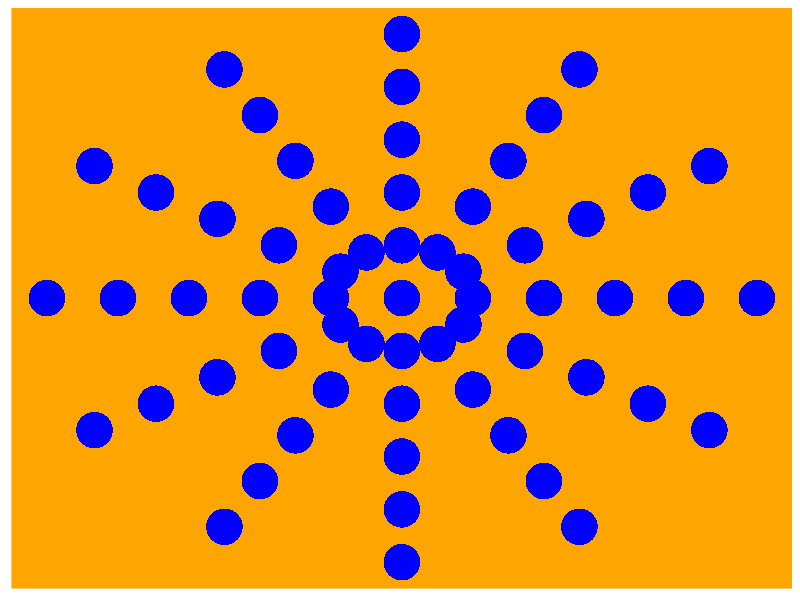
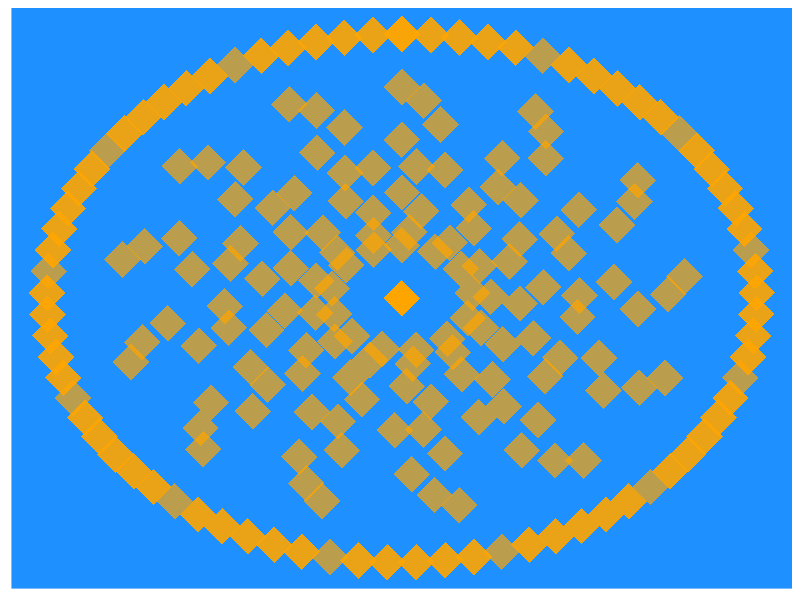
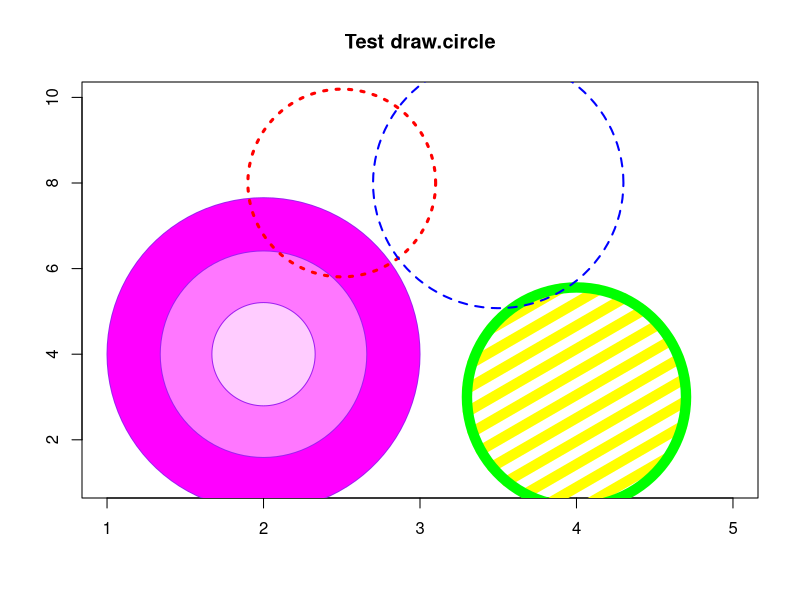
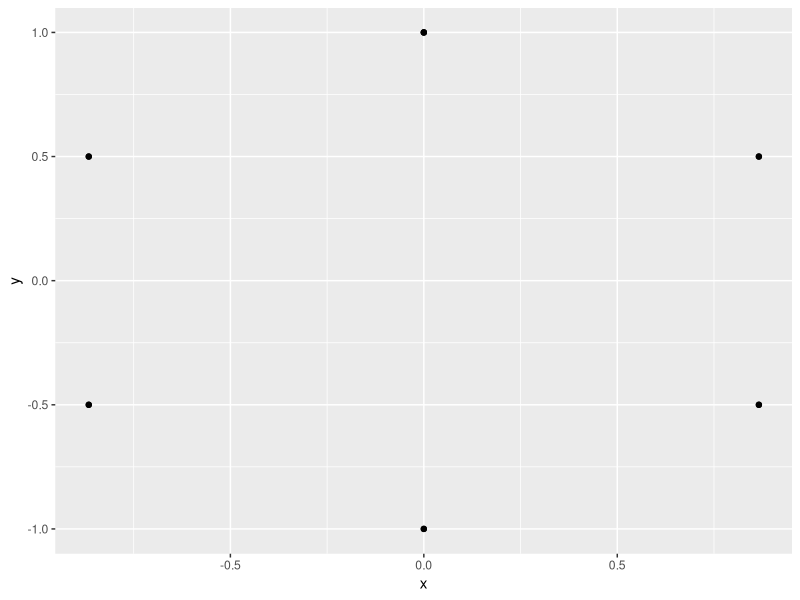
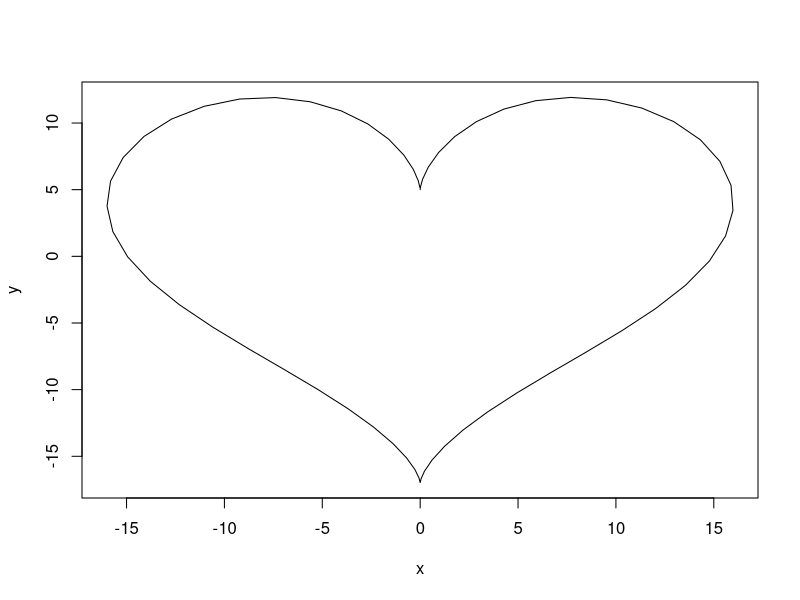
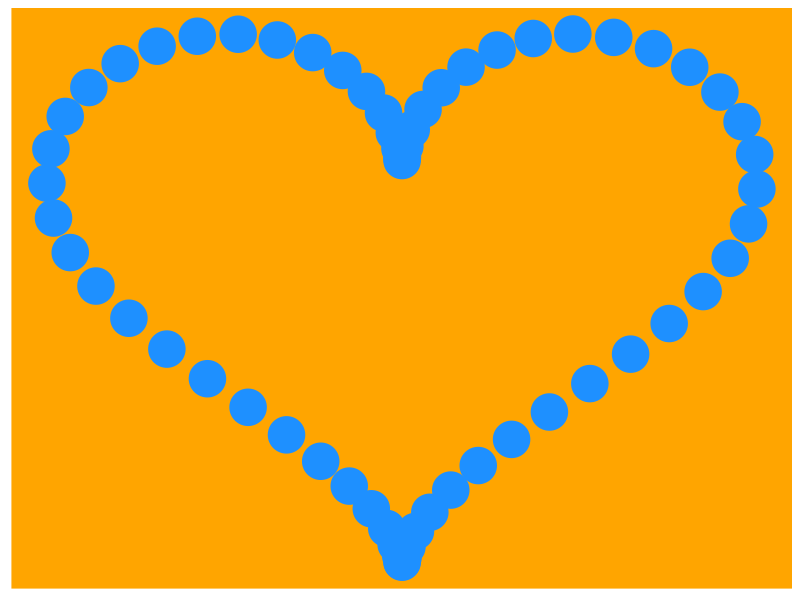

Here is the R script that generated these plots, in order:
library(ggplot2)


#set number of beginning stitches and rounds
beginning_stitches <- 12
rounds <- 5
spokes <- seq(0, 2*pi, length.out = beginning_stitches + 1)
#set coordinates for spokes
x <- sin(spokes)
y <- cos(spokes)
xy <- data.frame(spokes, x, y)

xs <- c()
ys <- c()
for(i in 1:nrow(xy)) {
  new_x <- seq(0, xy$x[i], length.out = rounds + 1)
  xs <- c(xs, new_x)
  new_y <- seq(0, xy$y[i], length.out = rounds + 1)
  ys <- c(ys, new_y)
}
xs <- c(xs, x)
ys <- c(ys, y)
xy2 <- data.frame(xs, ys)  

q <- ggplot(xy2, aes(xs, ys))
q +  geom_point(size = 12, alpha = 1, color = "blue", shape = 16) +
  theme(panel.grid = element_blank(), panel.background = element_rect(fill = "orange"),
        axis.text = element_blank(), axis.ticks = element_blank(), axis.title = element_blank(),
        legend.position = "none")







#try this again with all stitches

#set number of spokes
#set number of spokes
beginning_stitches <- 12

rounds <- 5
spokes <- seq(0, 2*pi, length.out = (beginning_stitches + 1) *
                (rounds + 1))
#set coordinates for spokes
x <- sin(spokes)
y <- cos(spokes)
def <- data.frame(spokes, x, y)

xs <- c()
ys <- c()
for(i in 1:nrow(def)) {
  quest <- ((i - 1) %% (rounds + 1)) 
  l_out <- (rounds + 1) - quest
  new_x <- seq(0, def$x[i], length.out = l_out)
  xs <- c(xs, new_x)
  new_y <- seq(0, def$y[i], length.out = l_out)
  ys <- c(ys, new_y)
}
xs <- c(xs, x)
ys <- c(ys, y)
def1 <- data.frame(xs, ys)  

q <- ggplot(def1, aes(xs, ys))
q +  geom_point(size = 12, alpha = 0.7, color = "orange", shape = 18) +
  theme(panel.grid = element_blank(), panel.background = element_rect(fill = "#1E90FF"),
        axis.text = element_blank(), axis.ticks = element_blank(), axis.title = element_blank(),
        legend.position = "none")

quests <- c()
for(i in 1:61) {
  qw <- (i - 1) %% (rounds + 1)
  quests <- c(quests, qw)
}
numz <- (rounds + 1) - quests 
35 %% (rounds + 1)



test <- xy$x ^ 2 + xy$y ^2
test2 <- xy2$xs ^2 + xy2$ys

library(plotrix)

plot(1:5,seq(1,10,length=5),type="n",xlab="",ylab="",main="Test draw.circle")
draw.circle(2,4,c(1,0.66,0.33),border="purple",
            col=c("#ff00ff","#ff77ff","#ffccff"),lty=1,lwd=1)
draw.circle(2.5,8,0.6,border="red",lty=3,lwd=3)
draw.circle(4,3,0.7,border="green",col="yellow",lty=1,
            density=5,angle=30,lwd=10)
draw.circle(3.5,8,0.8,border="blue",lty=2,lwd=2)



#set number of beginning stitches and rounds
beginning_stitches <- 12
rounds <- 5
radiuz <- 2
newspokes <- seq(0, 2*pi*radiuz, length.out = beginning_stitches + 1)
#set coordinates for spokes
x <- sin(newspokes)
y <- cos(newspokes)
newxy <- data.frame(newspokes, x, y)

ggplot(newxy, aes(x = x, y = y)) + geom_point()


#####heart
par(bg = 'white')

dat <- data.frame(t=seq(0, 2*pi, by=0.1))
xhrt <- function(t) 16*sin(t)^3
yhrt <- function(t) 13*cos(t) - 5*cos(2*t) - 
  2*cos(3*t) - cos(4*t)
dat$y = yhrt(dat$t)
dat$x = xhrt(dat$t)
with(dat, plot(x,y, type="l"))

ggplot(dat, aes(x = x, y = y)) + geom_point(size = 12, color = "#1E90FF")+
  theme(panel.grid = element_blank(), panel.background = element_rect(fill = "orange"),
        axis.text = element_blank(), axis.ticks = element_blank(), axis.title = element_blank(),
        legend.position = "none")

